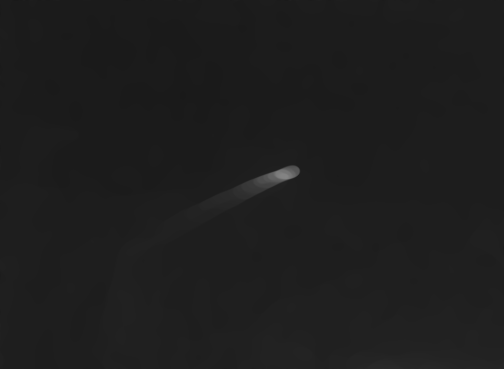
#> input picture result/tv_result.png, 504 x 369 px
$ python wake_detection.py
#> lines starting #> are read from the running program, lines starting #| are printed output that depends on the picture; after the words box and inside, x2 and y2 are one past the last pixel; in counts of white or black regions, pixels touching at a corner belong together; long printed decimals are rounded
import cv2
import numpy as np
import matplotlib.pyplot as plt


def get_wake_lines(imageName, show=False):
#> called with imageName = 'result/tv_result.png', show = True
	img = cv2.imread(imageName)
#> img is the input picture: shape (369, 504, 3); min 25, max 132, mean 29.6
	gray = cv2.cvtColor(img,cv2.COLOR_BGR2GRAY)
	# gray = cv2.GaussianBlur(gray, (3,3), 0)
	if show:
		plt.subplot(131),plt.imshow(gray,'gray')
		plt.xticks([]),plt.yticks([])
	# canny
	edges = cv2.Canny(gray, 5, 150, apertureSize = 3)
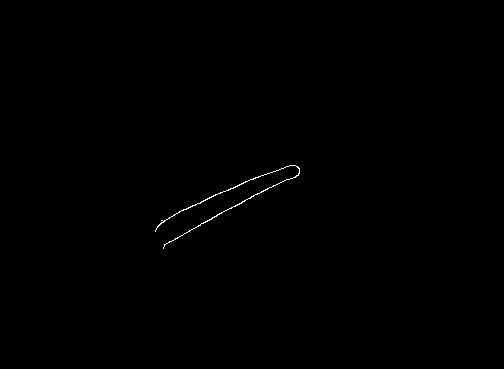
#> edges: shape (369, 504); 0.2% white in thin lines or dots, all inside (x1, y1, x2, y2) = (155, 165, 300, 249)
	kernel = np.ones((5,5), np.uint8)
	edges = cv2.dilate(edges, kernel, iterations = 1)
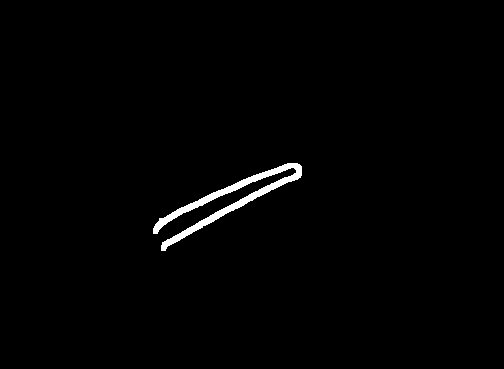
#> edges: shape (369, 504); 1.1% white; 1 white region, box (x1, y1, x2, y2) and area: (153, 163, 302, 251) 2113
	# edges = np.zeros((gray.shape[0],gray.shape[1]))
	# edges[gray>=50] = 255
	# edges[gray<50] = 0
	# edges = edges.astype(np.uint8)
	if show:
		plt.subplot(132),plt.imshow(edges,'gray')
		plt.xticks([]),plt.yticks([])
	#hough transform
	lines = cv2.HoughLinesP(edges,1,np.pi/180,10,minLineLength=20,maxLineGap=30)
#> lines = 20 rows, first 6: [159, 219, 297, 164], [161, 249, 301, 172], [159, 218, 290, 163], [162, 242, 301, 168], [156, 223, 207, 202], [162, 244, 301, 170]
	# lines = cv2.HoughLines(edges,1,np.pi/180,10)
	# print(lines)
	if show:
		lines1 = lines[:,0,:]
#> lines1 has the same summary as lines
		for x1,y1,x2,y2 in lines1[:]:
			# print(x1,y1,x2,y2)
			cv2.line(img,(x1,y1),(x2,y2),(255,0,0),1)
#> this loop made 20 passes
#> (x1, y1, x2, y2) on passes 1 to 12: (159, 219, 297, 164), (161, 249, 301, 172), (159, 218, 290, 163), (162, 242, 301, 168), (156, 223, 207, 202), (162, 244, 301, 170), (172, 212, 287, 163), (196, 223, 301, 167), (161, 247, 300, 170), (158, 221, 299, 164), (177, 209, 271, 169), (161, 218, 297, 163)
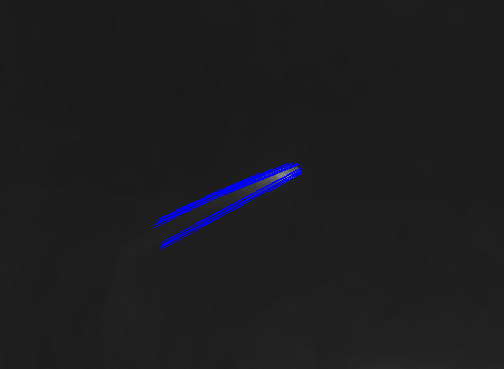
#> img: shape (369, 504, 3); 0.9% of pixels changed, all inside (x1, y1, x2, y2) = (154, 163, 302, 250)
		plt.subplot(133),plt.imshow(img,)
		plt.xticks([]),plt.yticks([])
		plt.show()
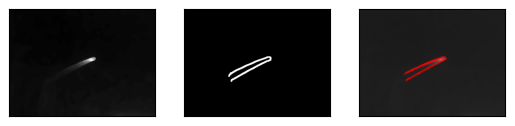
#> figure drawn by matplotlib, 3 panels; B, G, R data is drawn as R, G, B
		cv2.imwrite('result/hough_result.png', img)

	return lines[:,0,:]

def nms_lines(lines):
	new_lines = list()
	for x1,y1,x2,y2 in lines:
		new_x1 = min(x1,x2)
		new_x2 = max(x1,x2)
		new_y1 = min(y1,y2)
		new_y2 = max(y1,y2)
		new_lines.append([new_x1,new_y1,new_x2,new_y2])
	boxs = []
	for x1,y1,x2,y2 in new_lines:
		s_line = (x2-x1)*(y2-y1)
		flag = True
		for i in range(len(boxs)):
			x3,y3,x4,y4 = boxs[i]
			s_box = (x4-x3)*(y4-y3)
			s_overlap = (min(x2,x4)-max(x1,x3))*(min(y2,y4)-max(y1,y3))
			s_all = s_line + s_box - s_overlap
			if s_overlap/s_all >= 0 and min(x2,x4) >= max(x1,x3) and min(y2,y4) >= max(y1,y3):
				flag = False
				if s_line > s_box:
					boxs[i] = [x1,y1,x2,y2]
				break
		if flag:
			boxs.append([x1,y1,x2,y2])
	return boxs

def max_lines(lines):
	s_maxLine = 0
	for x1,y1,x2,y2 in lines:
		s_line = abs(x2-x1) * abs(y2-y1)
		if s_line > s_maxLine:
			maxLine = [x1,y1,x2,y2]
			s_maxLine = s_line
	return maxLine

def draw_line(imageName, maxLine):
	img = cv2.imread(imageName)
	x1,y1,x2,y2 = maxLine
	cv2.rectangle(img, (x1,y1), (x2,y2), (255,255,0), 2)
	cv2.imwrite('result/result.png', img)
	return img

def box_slope(maxLine, width):
	x1,y1,x2,y2 = maxLine
	# print('x1,y1,x2,y2:', x1,y1,x2,y2)
	k = (y2-y1) / (x2-x1)
	# print('k:',k)
	theta = np.arctan(k)
	delta_x = abs(int(width*np.sin(theta)))
	delta_y = abs(int(width*np.cos(theta)))
	if k >= 0:
		slope1_x = x1 - delta_x
		slope1_y = y1 + delta_y
		slope2_x = x1 + delta_x
		slope2_y = y1 - delta_y
		slope3_x = x2 + delta_x
		slope3_y = y2 - delta_y
		slope4_x = x2 - delta_x
		slope4_y = y2 + delta_y
	elif k < 0:
		slope1_x = x1 - delta_x
		slope1_y = y1 - delta_y
		slope2_x = x1 + delta_x
		slope2_y = y1 + delta_y
		slope3_x = x2 + delta_x
		slope3_y = y2 + delta_y
		slope4_x = x2 - delta_x
		slope4_y = y2 - delta_y
	slopeBox = [slope1_x, slope1_y, slope2_x, slope2_y, slope3_x, slope3_y, slope4_x, slope4_y]
	return slopeBox

def cal_velocity(maxLine, resolutioon):
	x1,y1,x2,y2 = maxLine
	pixelNum = np.sqrt((x1-x2)**2+(y1-y2)**2)
	wakeLength = pixelNum * resolutioon
	velocity = np.sqrt((0.06*wakeLength*9.81) / (2*np.pi))
	return velocity

def draw_bboxs(imageName, slopeBox):
	img = cv2.imread(imageName)
	cv2.line(img,(slopeBox[0],slopeBox[1]),(slopeBox[2],slopeBox[3]),(255,255,0),2)
	cv2.line(img,(slopeBox[2],slopeBox[3]),(slopeBox[4],slopeBox[5]),(255,255,0),2)
	cv2.line(img,(slopeBox[4],slopeBox[5]),(slopeBox[6],slopeBox[7]),(255,255,0),2)
	cv2.line(img,(slopeBox[6],slopeBox[7]),(slopeBox[0],slopeBox[1]),(255,255,0),2)

	cv2.imwrite('result/result.png', img)
	return img

# [20 lines of commented-out code are left out]


if __name__ == "__main__":
	# imageName = 'image/test.png'
	imageName = 'result/tv_result.png'
	lines = get_wake_lines(imageName, show=True)
	maxLine = max_lines(lines)
#> the loop in max_lines, `for x1,y1,x2,y2 in lines:` made 20 passes
#> (x1, y1, x2, y2, s_line, s_maxLine) on passes 1 to 2: (159, 219, 297, 164, 7590, 7590), (161, 249, 301, 172, 10780, 10780)
#> (x1, y1, x2, y2, s_line) on passes 3 to 8: (159, 218, 290, 163, 7205), (162, 242, 301, 168, 10286), (156, 223, 207, 202, 1071), (162, 244, 301, 170, 10286), (172, 212, 287, 163, 5635), (196, 223, 301, 167, 5880)
#> after the loop in max_lines, `for x1,y1,x2,y2 in lines:`: s_maxLine = 10780
#> maxLine = [161, 249, 301, 172]
	slopeBox = box_slope(maxLine, 30)
#> in box_slope, `x1,y1,x2,y2 = maxLine`: x1 = 161; y1 = 249; x2 = 301; y2 = 172
#> in box_slope, `k = (y2-y1) / (x2-x1)`: k = -0.55
#> in box_slope, `theta = np.arctan(k)`: theta = -0.503
#> in box_slope, `delta_x = abs(int(width*np.sin(theta)))`: delta_x = 14
#> in box_slope, `delta_y = abs(int(width*np.cos(theta)))`: delta_y = 26
#> in box_slope, `slope1_x = x1 - delta_x`: slope1_x = 147
#> in box_slope, `slope1_y = y1 - delta_y`: slope1_y = 223
#> in box_slope, `slope2_x = x1 + delta_x`: slope2_x = 175
#> in box_slope, `slope2_y = y1 + delta_y`: slope2_y = 275
#> in box_slope, `slope3_x = x2 + delta_x`: slope3_x = 315
#> in box_slope, `slope3_y = y2 + delta_y`: slope3_y = 198
#> in box_slope, `slope4_x = x2 - delta_x`: slope4_x = 287
#> in box_slope, `slope4_y = y2 - delta_y`: slope4_y = 146
#> in box_slope, `slopeBox = [slope1_x, slope1_y, slope2_x, slope2_y, slope3_x, slope3_y..`: slopeBox = [147, 223, 175, 275, 315, 198, 287, 146]
#> slopeBox = [147, 223, 175, 275, 315, 198, 287, 146]
	velocity = cal_velocity(maxLine, 1.5)
#> in cal_velocity, `x1,y1,x2,y2 = maxLine`: x1 = 161; y1 = 249; x2 = 301; y2 = 172
#> in cal_velocity, `pixelNum = np.sqrt((x1-x2)**2+(y1-y2)**2)`: pixelNum = 159.8
#> in cal_velocity, `wakeLength = pixelNum * resolutioon`: wakeLength = 239.7
#> in cal_velocity, `velocity = np.sqrt((0.06*wakeLength*9.81) / (2*np.pi))`: velocity = 4.74
#> velocity = 4.74
	print(velocity)
#| 4.738
	draw_bboxs(imageName, slopeBox)
#> in draw_bboxs, `cv2.line(img,(slopeBox[6],slopeBox[7]),(slopeBox[0],slopeBox[1]),(255,..`:
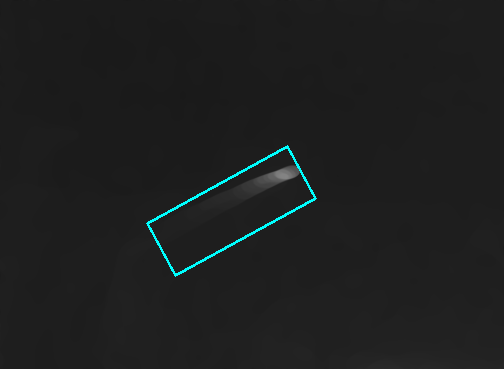
#> img: shape (369, 504, 3); mean B, G, R 30.9, 30.9, 29.4
